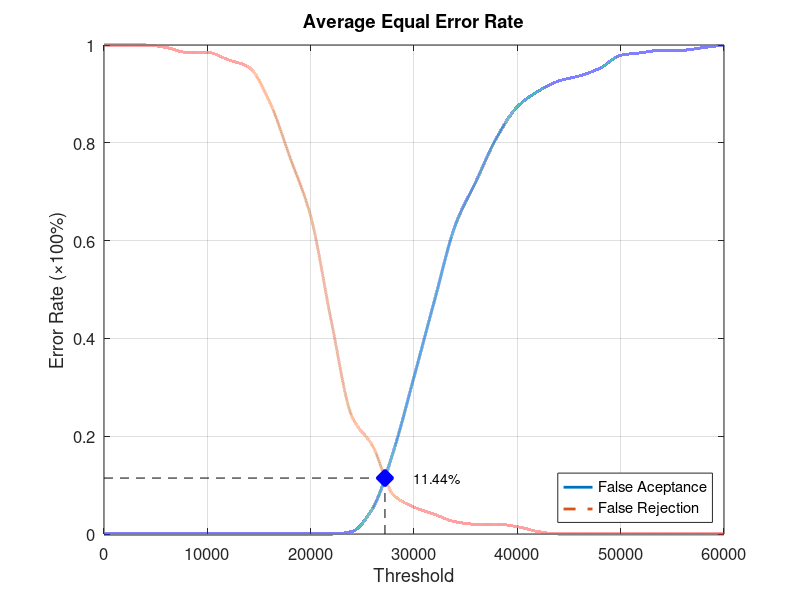
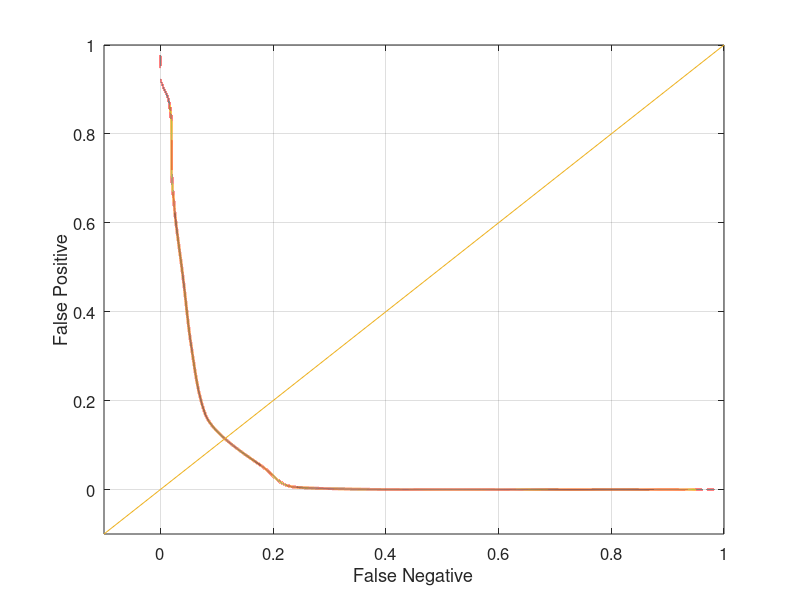

Source code (MATLAB) for these figures, in order:
function yEER = Database4_2
close all;
clear;
clc;
x = 0:2000:60000;
xq = 0:0.5:60000;

y0 = [0 0 0 0 0 0 0 0 0 0 0 0 0.00526316 0.0526316 0.168421 0.321053 0.478947 0.631579 0.721053 0.810526 0.873684 0.905263 0.926316 0.936842 0.952632 0.978947 0.984211 0.989474 0.989474 0.994737 1];
yy0 = interp1(x, y0, xq, 'pchip');
y1 = [1 1 1 0.995 0.985 0.985 0.97 0.955 0.885 0.77 0.65 0.435 0.24 0.18 0.08 0.055 0.04 0.025 0.02 0.02 0.015 0.005 0 0 0 0 0 0 0 0 0];
yy1 = interp1(x, y1, xq, 'pchip');

% Calculating EER: 
y2 = abs(y0 - y1);
find(y2 == min(y2))
yy2 = abs(yy0 - yy1);
xEER = find(yy2 == min(yy2));
xEERIndex = xq(xEER) % X-axis EER
yEER = yy0(xEER) % Y-axis EER

main = figure
plot(xq, yy0,'-','LineWidth', 2);	hold on
plot(xq, yy1,'--','LineWidth', 2);	hold on
plot([xEERIndex xEERIndex], [0 yEER], 'k--');	hold on
plot([0 xEERIndex], [yEER yEER], 'k--');	hold on
plot(xEERIndex, yEER, 'bx', 'LineWidth', 10);	hold on
text(xEERIndex + 10 * xEERIndex / 100, yEER, [num2str(round((10000 * yEER)) / 100) '%'])
legend('False Aceptance', 'False Rejection', 'Location', 'SouthEast')
xlabel('Threshold')
ylabel('Error Rate (\times100%)')
title('Average Equal Error Rate')
set(gca, 'FontSize', 12)
axis([0 60000 0 1])
grid on

print(main, 'Database4_2Main', '-dpng');
FNRxFPR = figure('Color', [1 1 1]);
plot(yy1, yy0, '-', yy1, yy0, 'LineWidth', 2);
hold on
y = -0.1:0.1:1
plot(y, y); 
set(gca, 'FontSize', 12)
xlabel('False Negative')
ylabel('False Positive')
axis([-0.1 1 -0.1 1])
set(gca, 'FontSize', 12)
grid on

print(FNRxFPR, 'Database4_2FNRxFPR','-dpng');
end
